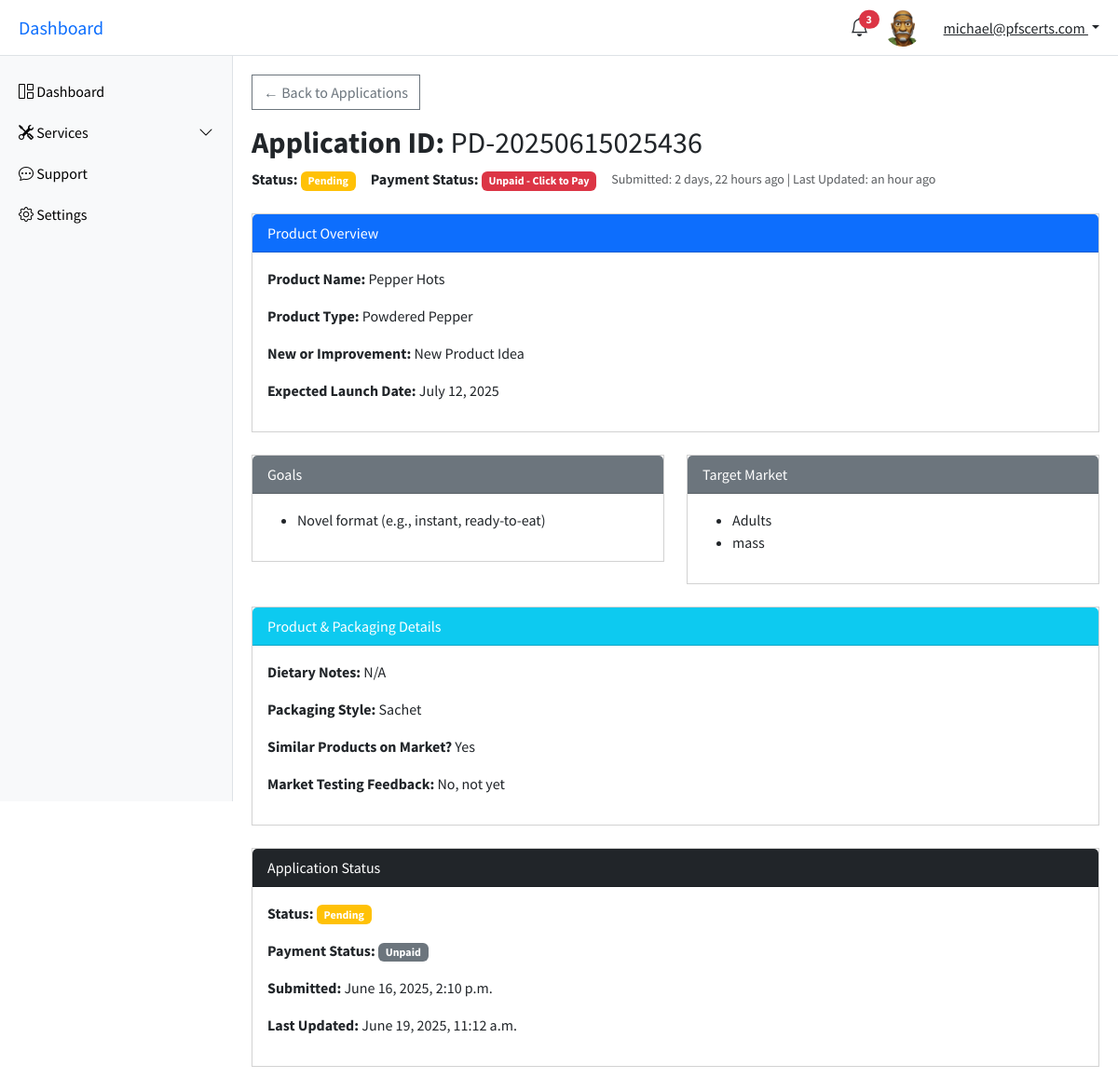
/services/product-development/details/2/ (signed in), run on the app's committed database.
### account/models.py (models this page shows, shortened)
class CustomUser(AbstractUser):
    email = models.EmailField(unique=True,)
    username = models.CharField(max_length=100)
    first_name = models.CharField(max_length=50, verbose_name='First Name')
    last_name = models.CharField(max_length=50, blank=True, verbose_name='Last Name')
    business_name = models.CharField(max_length=250, verbose_name='Business/Company Name')
    phone_number = models.CharField(max_length=30, verbose_name='Phone Number')
    whatsapp_number = models.CharField(max_length=30, verbose_name='Whatsapp Number')
    instagram_handle = models.CharField(max_length=30, blank=True, verbose_name='Instagram Handle')
    facebook_handle = models.CharField(max_length=30, blank=True, verbose_name='Facebook Profile')
    profile_photo = models.ImageField(upload_to='users/profile_photos/', null=True, blank=True, verbose_name='Profile Photo')
    bio = models.TextField(blank=True, verbose_name='Bio')
    x_handle = models.CharField(max_length=30, blank=True, verbose_name='X (Formerly Twitter) Handle')
    linkedin_handle = models.CharField(max_length=30, blank=True, verbose_name='LinkedIn Profile')
    USERNAME_FIELD = 'email'
    REQUIRED_FIELDS = ['username']

### services/models.py (models this page shows, shortened)
class ProductIntake(models.Model):
    PRODUCT_TYPE_CHOICES = [
        ('new', 'New Product Idea'),
        ('improvement', 'Improvement of Existing Product'),
    ]
    GOALS_CHOICES = [
        ('shelf_life', 'Longer shelf life'),
        ('unique_taste', 'Unique taste'),
        ('healthier', 'Healthier version'),
        ('cost_reduction', 'Cost reduction'),
        ('novel_format', 'Novel format (e.g., instant, ready-to-eat)'),
        ('other', 'Other'),
    ]
    TARGET_MARKET_CHOICES = [
        ('children', 'Children'),
        ('adults', 'Adults'),
        ('vegans', 'Vegans'),
        ('fitness', 'Fitness enthusiasts'),
        ('diabetics', 'Diabetics'),
        ('mass_market', 'Mass market'),
        ('other', 'Other'),
    ]
    PACKAGING_CHOICES = [
        ('sachet', 'Sachet'),
        ('jar', 'Jar/Bottle'),
        ('box', 'Box'),
        ('pouch', 'Stand-up pouch'),
        ('custom', 'Custom'),
    ]
    MARKET_TESTING_CHOICES = [
        ('good', 'Yes, with good results'),
        ('need_more', 'Yes, but need more data'),
        ('not_yet', 'No, not yet'),
        ('planning', 'Planning to do so'),
    ]
    STATUS_CHOICES = [
        ('pending', 'Pending'),
        ('in_review', 'In Review'),
        ('completed_documentation', 'Completed Documentation'),
        ('approved', 'Approved'),
        ('rejected', 'Rejected'),
    ]
    PAYMENT_CHOICES = [
        ('paid', 'Paid'),
        ('unpaid', 'Unpaid'),
    ]
    user = models.ForeignKey(CustomUser, on_delete=models.CASCADE, related_name='product_development')
    product_name = models.CharField(max_length=100, verbose_name='Product Name')
    custom_id = models.CharField(max_length=30, unique=True, blank=True)
    type_of_product = models.CharField(max_length=200, verbose_name='Type of Product')
    is_new_or_improvement = models.CharField(max_length=20, choices=PRODUCT_TYPE_CHOICES, verbose_name='Is this a New Idea or Improvement?')
    goals = models.JSONField(default=list, verbose_name='What is/are your goal(s) for the Product?')
    other_goal = models.CharField(max_length=200, blank=True, verbose_name='Other')
    ingredient_or_dietary_notes = models.TextField(blank=True, verbose_name='Do you have a Preferred Ingredient List or any Dietary Restrictions?')
    target_market = models.JSONField(default=list, verbose_name='Target Market')
    other_target_market = models.CharField(max_length=200, blank=True, verbose_name='Other')
    market_existence = models.CharField(max_length=20, choices=[('yes', 'Yes'), ('no', 'No'), ('not_sure', 'Not Sure')], verbose_name='Are there similar products already on the market?')
    packaging_style = models.JSONField(default=list, verbose_name='What Packaging Style are you envisioning?')
    custom_packaging = models.CharField(max_length=200, blank=True, verbose_name='Custom')
    expected_launch_date = models.DateField(verbose_name='Expected Launch Date')
    market_testing_feedback = models.CharField(max_length=20, choices=MARKET_TESTING_CHOICES, verbose_name='Have you done any Market Testing or Consumer Feedback?')
    application_status = models.CharField(max_length=30, choices=STATUS_CHOICES, verbose_name='Application Status', default='pending')
    payment_status = models.CharField(max_length=10, choices=PAYMENT_CHOICES, default='unpaid')
    submitted_at = models.DateTimeField(auto_now_add=True)
    updated_at = models.DateTimeField(auto_now=True)

### services/views.py (the view)
# urls.py: path('product-development/details/<int:pk>/', product_development_details, name='product_development_details'),
@login_required
def product_development_details(request, pk):
    pd_app = get_object_or_404(ProductIntake, pk=pk, user=request.user)
    context = {
        'pd_app': pd_app,
        'GOAL_CHOICES': ProductIntake.GOALS_CHOICES,
        'TARGET_MARKET_CHOICES': ProductIntake.TARGET_MARKET_CHOICES,
        'PACKAGING_CHOICES': ProductIntake.PACKAGING_CHOICES,
        'MARKET_TESTING_CHOICES': ProductIntake.MARKET_TESTING_CHOICES,
    }
    return render(request, 'services/product-development-details.html', context)

### services/templatetags/display_tags.py (called while the page is built)
@register.filter
def label_from_choices(value, choices):
    return dict(choices).get(value, value)

### services/templatetags/status_tags.py (called while the page is built)
@register.filter
def status_badge_class(status):
    mapping = {
        'pending': 'warning',
        'in_review': 'primary',
        'completed_documentation': 'secondary',
        'approved': 'success',
        'rejected': 'danger',
    }
    return mapping.get(status.lower(), 'secondary')

@register.filter
def payment_badge_class(status):
    mapping = {
        'paid': 'success',
        'unpaid': 'danger',
    }
    return mapping.get(status.lower(), 'secondary')

### services/templates/services/product-development-details.html (shortened to what this page needs)
{% extends "account/base.html" %}
{% load status_tags %}
{% load display_tags %}
{% load humanize %}
{% block content %}
<main class="main-content" id="mainContent">
        <a href="{% url 'pd_home' %}" class="btn btn-outline-secondary mb-3">
            &larr; Back to Applications
        </a>
        <h2 class="mb-2"><strong>Application ID:</strong> {{ pd_app.custom_id }}</h2>
        <div class="d-flex flex-wrap align-items-center gap-3 mb-4">
            <div>
                <strong>Status:</strong>
                <span class="badge bg-{{ pd_app.application_status|status_badge_class }}">
                {{ pd_app.get_application_status_display|title }}
                </span>
            </div>
            <div>
                <strong>Payment Status:</strong>
                {% if pd_app.payment_status == 'unpaid' %}
                    <a href="#" class="badge bg-danger text-decoration-none" data-bs-toggle="modal" data-bs-target="#paymentInstructionsModal">
                    Unpaid - Click to Pay
                    </a>
                {% else %}
                    <span class="badge bg-success">Paid</span>
                {% endif %}
            </div>
            <div class="text-muted small">
                Submitted: {{ pd_app.submitted_at|naturaltime }} |
                Last Updated: {{ pd_app.updated_at|naturaltime }}
            </div>
        </div>
            <div class="card mb-4">
                <div class="card-header bg-primary text-white">
                Product Overview
                </div>
                <div class="card-body">
                <p><strong>Product Name:</strong> {{ pd_app.product_name }}</p>
                <p><strong>Product Type:</strong> {{ pd_app.type_of_product }}</p>
                <p><strong>New or Improvement:</strong> {{ pd_app.get_is_new_or_improvement_display }}</p>
                <p><strong>Expected Launch Date:</strong> {{ pd_app.expected_launch_date }}</p>
                </div>
            </div>
            <div class="row mb-4">
                <div class="col-md-6">
                <div class="card">
                    <div class="card-header bg-secondary text-white">
                    Goals
                    </div>
                    <div class="card-body">
                        <ul>
                            {% for goal in pd_app.goals %}
                                <li>{{ goal|label_from_choices:GOAL_CHOICES }}</li>
                            {% endfor %}
                        </ul>
                    </div>
                </div>
            </div>
            <div class="col-md-6">
                <div class="card">
                    <div class="card-header bg-secondary text-white">
                    Target Market
                    </div>
                    <div class="card-body">
                        <ul>
                            {% for market in pd_app.target_market %}
                                <li>{{ market|label_from_choices:TARGET_MARKET_CHOICES }}</li>
                            {% endfor %}
                        </ul>
                    </div>
                </div>
            </div>
        </div>
        <div class="card mb-4">
            <div class="card-header bg-info text-white">
            Product &amp; Packaging Details
            </div>
            <div class="card-body">
            <p><strong>Dietary Notes:</strong> {{ pd_app.ingredient_or_dietary_notes }}</p>
            <p><strong>Packaging Style:</strong>
                {% for pack_style in pd_app.packaging_style %}
                    {{ pack_style|label_from_choices:PACKAGING_CHOICES }}{% if not forloop.last %}, {% endif %}
                {% endfor %}
            </p>
            <p><strong>Similar Products on Market?</strong> {{ pd_app.get_market_existence_display }}</p>
            <p><strong>Market Testing Feedback:</strong> {{ pd_app.get_market_testing_feedback_display }}</p>
            </div>
        </div>
        <div class="card mb-4">
            <div class="card-header bg-dark text-white">
            Application Status
            </div>
            <div class="card-body">
            <p><strong>Status:</strong>
                <span class="badge bg-{{ pd_app.application_status|status_badge_class }}">
                    {{ pd_app.get_application_status_display|title }}
                </span>
            </p>
            <p><strong>Payment Status:</strong>
                <span class="badge bg-{{ app.payment_status|payment_badge_class }}">
                    {{ pd_app.get_payment_status_display|title }}
                </span>
            </p>
            <p><strong>Submitted:</strong> {{ pd_app.submitted_at }}</p>
            <p><strong>Last Updated:</strong> {{ pd_app.updated_at }}</p>
            </div>
        </div>
</main>
{% endblock content %}

### account/templates/account/base.html (shortened to what this page needs)
<!DOCTYPE html>
{% load static %}
<html lang="en">
<head>
  <link href="https://cdn.jsdelivr.net/npm/bootstrap@5.3.3/dist/css/bootstrap.min.css" rel="stylesheet">
  <link href="https://cdn.jsdelivr.net/npm/bootstrap-icons@1.10.5/font/bootstrap-icons.css" rel="stylesheet">
</head>
<body>
<header class="topbar">
  <h5 class="m-0 d-none d-lg-block">
    <a href="{% url 'user-dashboard' %}" class="text-decoration-none">Dashboard</a>
  </h5>
  <div class="d-flex align-items-center gap-3 ms-auto">
    <div class="dropdown">
      <a href="#" class="text-dark position-relative" id="notifDropdown" data-bs-toggle="dropdown" aria-expanded="false">
        <i class="bi bi-bell fs-5"></i>
        <span class="position-absolute top-0 start-100 translate-middle badge rounded-pill bg-danger">3</span>
      </a>
    </div>
    <img src="{% if user.profile_photo %}{{ user.profile_photo.url }}{% else %}https://ui-avatars.com/api/?name={{ user.first_name }}+{{ user.last_name }}&background=0D8ABC&color=fff&size=40{% endif %}" alt="Profile" class="rounded-circle me-2" style="width: 40px; height: 40px; object-fit: cover;">
    <div class="dropdown">
      <a class="dropdown-toggle text-dark" href="#" id="userDropdown" data-bs-toggle="dropdown" aria-expanded="false">
        {{ request.user.email }}
      </a>
    </div>
  </div>
</header>
<nav class="sidebar" id="sidebar">
  <a href="{% url 'user-dashboard' %}"><i class="bi bi-grid-1x2"></i> Dashboard</a>
  <a data-bs-toggle="collapse" href="#servicesMenu" role="button" aria-expanded="false" aria-controls="servicesMenu">
    <i class="bi bi-tools"></i> Services
    <i class="bi bi-chevron-down float-end"></i>
  </a>
  <a href="{% url "support" %}"><i class="bi bi-chat-dots"></i> Support</a>
  <a href="{% url "settings" %}"><i class="bi bi-gear"></i> Settings</a>
</nav>
{% block content %}{% endblock content %}
</body>
</html>

### account/templates/account/base.html (style rules this page uses)
body { font-family: 'Source Sans Pro', sans-serif; }
.sidebar { position: fixed; top: 60px; left: 0; height: 100vh; overflow-y: auto; width: 250px; background: #f8f9fa; border-right: 1px solid #dee2e6; padding-top: 1rem; transition: transform 0.3s ease; }
.sidebar a { padding: 10px 20px; display: block; color: #000; text-decoration: none; }
.main-content { margin-left: 250px; padding: 80px 20px 20px; transition: margin-left 0.3s; }
.topbar { position: fixed; top: 0; left: 0; right: 0; height: 60px; background-color: #fff; border-bottom: 1px solid #dee2e6; display: flex; align-items: center; justify-content: space-between; padding: 0 20px; z-index: 1030; }
.btn, .card { border-radius: 0 !important; box-shadow: none !important; transition: background-color 0.3s, color 0.3s; }

### data on the page
CustomUser: profile_photo (picture), user.email "michael@pfscerts.com"
ProductIntake: custom_id "PD-20250615025436", application_status "Pending", submitted_at "2 days, 22 hours ago", updated_at "an hour ago", product_name "Pepper Hots", type_of_product "Powdered Pepper", is_new_or_improvement "New Product Idea", expected_launch_date "July 12, 2025", ingredient_or_dietary_notes "N/A", market_existence "Yes", market_testing_feedback "No, not yet", payment_status "Unpaid", submitted_at "June 16, 2025, 2:10 p.m.", updated_at "June 19, 2025, 11:12 a.m."

### other printed values
{{ goal|label_from_choices:GOAL_CHOICES }} "Novel format (e.g., instant, ready-to-eat)"
{{ market|label_from_choices:TARGET_MARKET_CHOICES }} "Adults" "mass"
{{ pack_style|label_from_choices:PACKAGING_CHOICES }} "Sachet"
